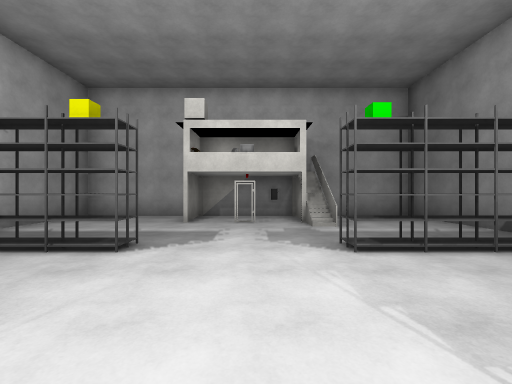
View 1 (above)

12 first-person views from a walk through a scene from a Unity 3-D project. The camera is 1.5 m above the floor, looks level and sees 90° across. The floor is counted in squares, 2 m on a side. Each view is taken from the middle of a square. On the plan, view 1 faces up. The plan holds only what a view shows up to about 9 squares ahead; the rest is blank. The place goes on beyond the plan. The player character is not drawn. Some surface patterns are stand-ins.

View 2
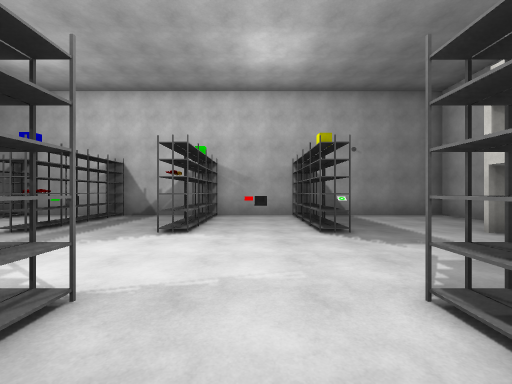

View 3
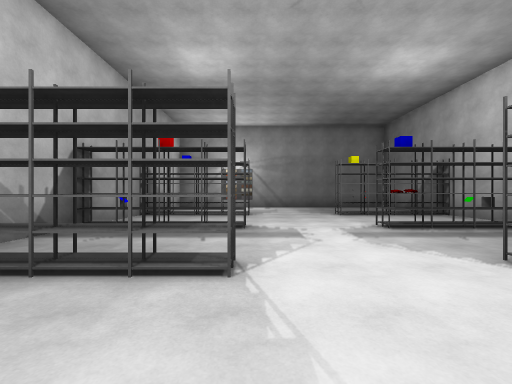

View 4
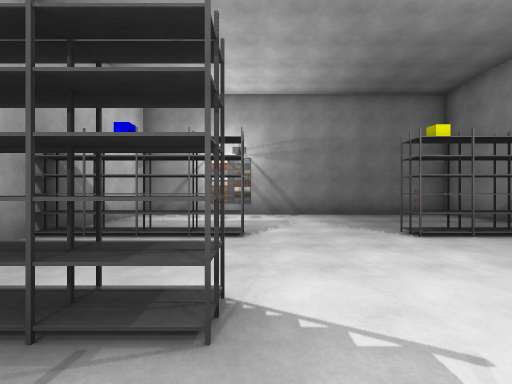

View 5
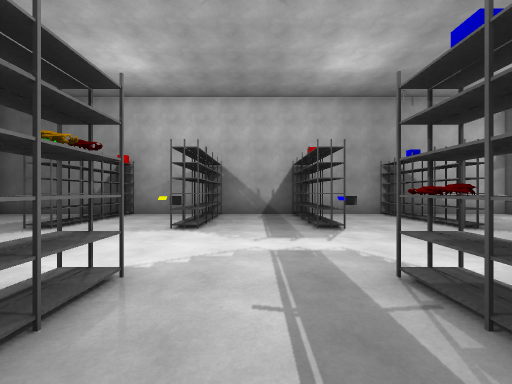

View 6
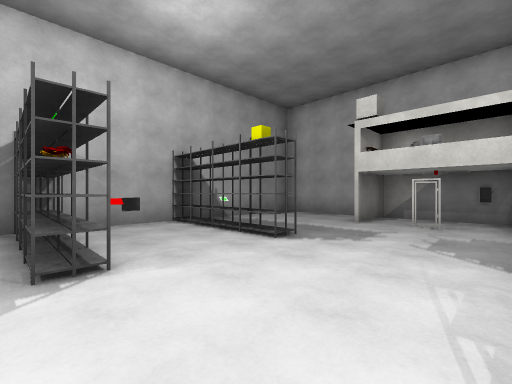

View 7
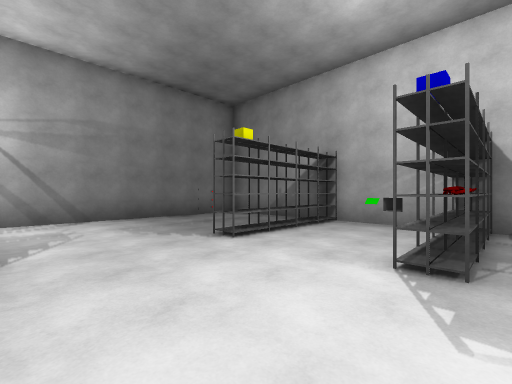

View 8
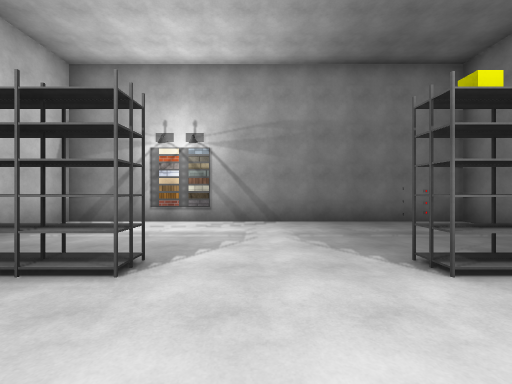

View 9
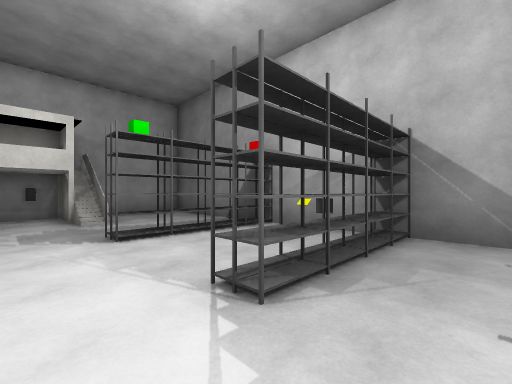

View 10
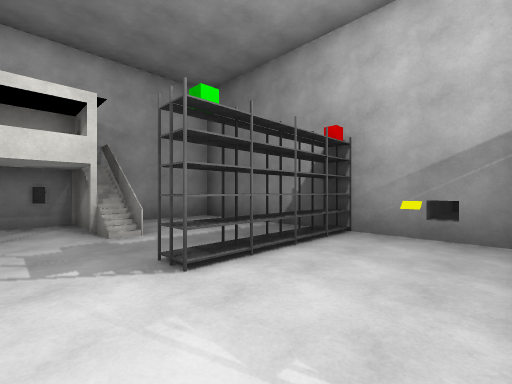

View 11
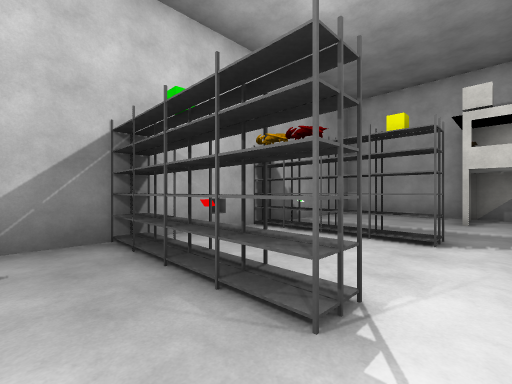

View 12
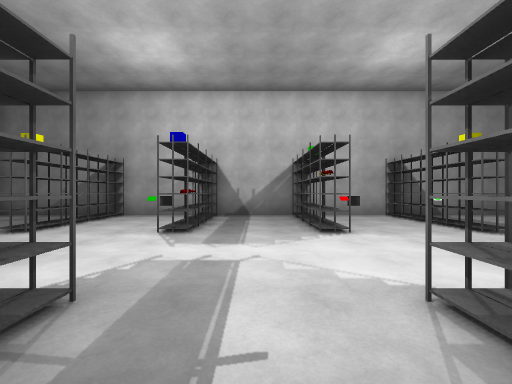

### Floor plan
Points are (right, up) in squares from view 1. A wall is a line through its corners. A room is listed if a view was taken in it or the views show most of it. See-through windows are left out.
Room 1 (views 1, 2, 3, 4, 5, 6, 7, 8, 9, 10, 11, 12)
walls: (-5.2, 2.4) (-6.5, 2.4); (4.8, -9.5) (4.8, 8) (-5.2, 8) (-5.2, -9.5) (4.8, -9.5)
ways out: gap at (-5, -6); gap at (-5, 0)
objects: other object (-5, 5); other object (-4, -6) to (-2, -6); other object (-4, -3) to (-2, -3); other object (-4, 0) to (-2, 0); other object (-4, 3) to (-2, 3); other object (-2, 7); other object (1, 6) to (2, 7); other object (1, 8); other object (2, -6) to (4, -6); other object (2, -3) to (4, -3); other object (2, 0) to (4, 0); other object (2, 3) to (4, 3)

Positions as (right, up) in squares from view 1, and headings:
1: (0, 0), facing up
2: (3, 2), facing left
3: (1, 3), facing down
4: (1, -1), facing down
5: (-4, -1), facing right
6: (1, 0), facing up-left
7: (1, -2), facing down-left
8: (0, -3), facing down
9: (0, -1), facing up-right
10: (0, 1), facing up-right
11: (-1, -1), facing up-left
12: (3, -1), facing left
